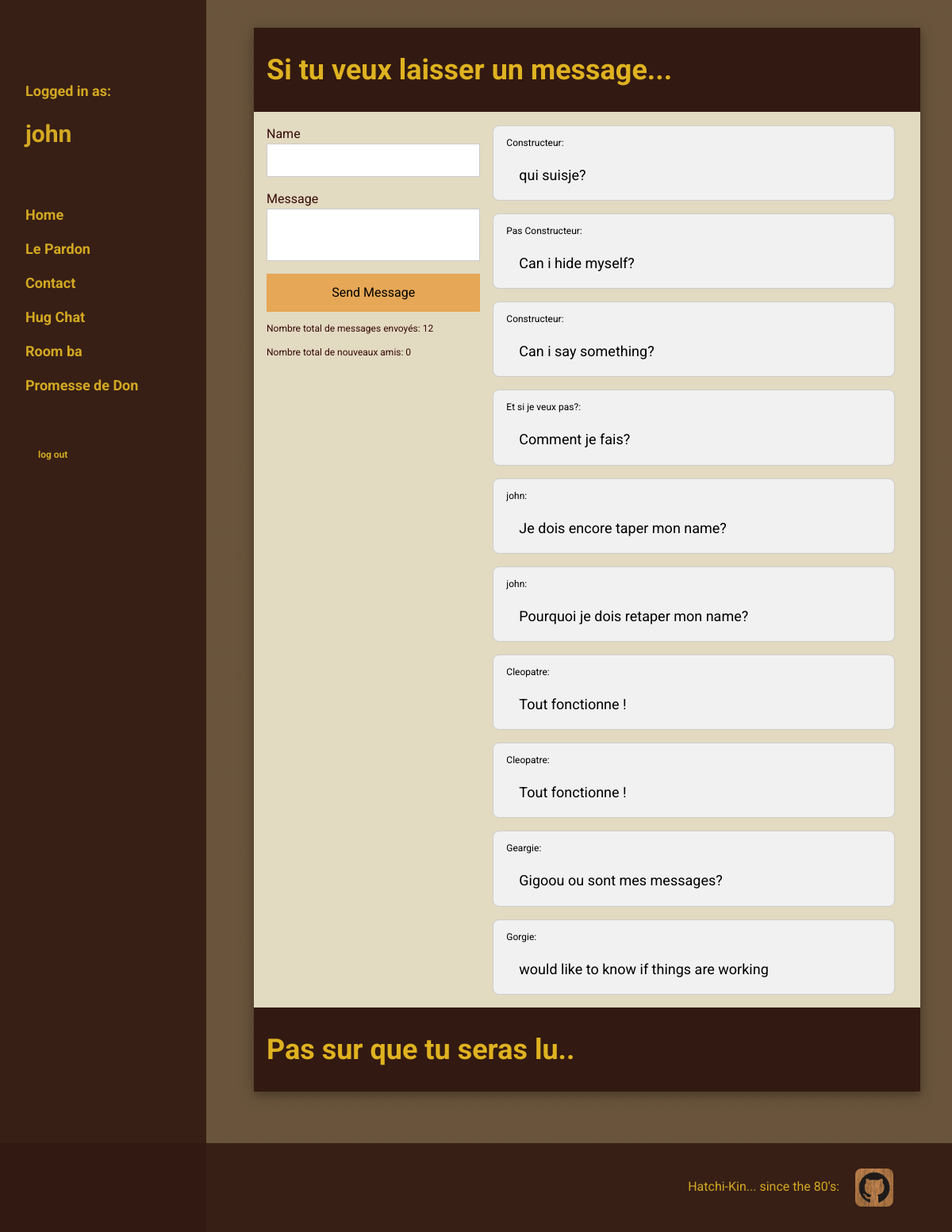
The page /contact (signed in) on the database its author committed.
### website/models.py (models this page shows, shortened)
class User(db.Model):
    id = db.Column(db.Integer, primary_key=True)
    name = db.Column(db.String(100), nullable=False)
    email = db.Column(db.String(100), unique=True)
    password = db.Column(db.String(100))

class Post(db.Model):
    id = db.Column(db.Integer, primary_key=True)
    username = db.Column(db.String(100), nullable=False)
    text = db.Column(db.Text, nullable=False)
    def get_last_ten_posts():
        last_ten = Post.query.order_by(Post.id.desc()).limit(10).all()
        return last_ten

### website/views.py (the view, shortened to what this page needs)
@views.route('/contact', methods=['GET', 'POST'])
def contact():
    if session['email']:
        user = User.query.filter_by(email=session['email']).first()
        msg_count = Post.query.count()
        last_ten = Post.get_last_ten_posts()
        return render_template('contact.html', last_ten=last_ten ,msg_count=msg_count, user=user)
    return redirect('/login')

### website/templates/contact.html
{% extends 'base.html' %}
{% block content %}
<div class="w3-main" style="margin-left: 320px; margin-right: 40px">
  <div class="w3-card-4 w3-theme-kv1" id="contact" style="margin-top: 35px">
    <div class="w3-container w3-theme-kv">
      <h1 class="w3-xxlarge w3-padding-16"><b>Si tu veux laisser un message...</b></h1>
    </div>
    <div class="w3-container">
      <form class="w3-third" action="/contact" method="post">
        <div class="w3-section">
          <label>Name</label> <input class="w3-input w3-border" type="text" name="name">
        </div>
        <div class="w3-section">
          <label>Message</label>
          <textarea class="w3-input w3-border" style="resize: none" type="text" name="message" required="">
      </textarea>
        </div><button type="submit" class="w3-button w3-block w3-padding-large w3-theme-kv3">Send Message</button>
        <p class="w3-small">Nombre total de messages envoyés: {{msg_count}}</p>
        <p class="w3-small">Nombre total de nouveaux amis: 0</p>
      </form>
      <div class="w3-container w3-twothird">
        {% for row in last_ten %}
        <div class="w3-panel w3-small w3-border w3-light-grey w3-round-large">
          <p>{{ row['username'] }}:</p>
          <p class="w3-margin-left w3-large">{{ row['text'] }}</p>
        </div>{% endfor %}
      </div>
    </div>
    <div class="w3-container w3-theme-kv">
      <h1 class="w3-xxlarge w3-padding-16"><b>Pas sur que tu seras lu..</b></h1>
    </div>
  </div>
</div>
{% endblock %}

### website/templates/base.html (shortened to what this page needs)
<!DOCTYPE html>
<html lang="en">
<head>
  <link rel="stylesheet" href="../static/css/w3.css">
  <link rel="stylesheet" href="../static/css/w3-theme.css">
</head>
<body class="w3-theme-kv2">
  {% if user %}
  <nav class="w3-sidebar w3-theme-kv w3-collapse w3-top w3-large w3-padding" style="z-index: 3; width: 260px; font-weight: bold; opacity: 0.9;" id="mySidebar">
    <br>
    <div class="w3-container">
      <div class="w3-padding-48">
        <p>Logged in as:</p>
        <h2><b>{{user.name}}</b></h2>
      </div>
    </div>
    <div class="w3-bar-block">
      <a href="/" onclick="w3_close()" class="w3-bar-item w3-button w3-hover-amber">Home</a>
      <a href="/le_pardon" onclick="w3_close()" class="w3-bar-item w3-button w3-hover-amber">Le Pardon</a>
      <a href="/contact" onclick="w3_close()" class="w3-bar-item w3-button w3-hover-amber">Contact</a>
      <a href="/hug_chat" onclick="w3_close()" class="w3-bar-item w3-button w3-hover-amber">Hug Chat</a>
      <a href="/room_ba" onclick="w3_close()" class="w3-bar-item w3-button w3-hover-amber">Room ba</a>
      <a href="/promesse_don" onclick="w3_close()" class="w3-bar-item w3-button w3-hover-amber">Promesse de Don</a>
    </div>
    <div class="w3-container">
      <div class="w3-padding-48">
        <a href="/logout" class="w3-small w3-btn w3-hover-red">log out</a>
      </div>
    </div>
      {% endif %}
  </nav>
  {% block content %}{% endblock %}
  <div class="w3-theme-kv w3-container w3-padding-16" style="margin-top: 65px; padding-right: 58px; opacity: 0.9;">
    <p class="w3-right w3-margin-right">Hatchi-Kin... since the 80's:
      <a href="https://github.com/Hatchi-Kin"
      title="github.com/Hatchi-Kin" target="_blank"
      class="w3-hover-opacity w3-margin-left">
      <img class="w3-image w3-round-large"
      src="../static/img/GitHub.png" alt="Githublogo" style="max-width: 48px;"></a></p>
  </div>
</body>
</html>

### website/static/css/w3.css (style rules this page uses)
html { box-sizing:border-box }
*,*:before,*:after { box-sizing:inherit }
html { -ms-text-size-adjust:100%;-webkit-text-size-adjust:100% }
body { margin:0 }
article,aside,details,figcaption,figure,footer,header,main,menu,nav,section { display:block }
a { background-color:transparent }
b,strong { font-weight:bolder }
img { border-style:none }
button,input,select,textarea,optgroup { font:inherit;margin:0 }
button,input { overflow:visible }
button,select { text-transform:none }
button,[type=button],[type=reset],[type=submit] { -webkit-appearance:button }
textarea { overflow:auto }
body { background-image: linear-gradient(rgba(47, 23, 15, 0.65), rgba(47, 23, 15, 0.65)), url("../img/bg.jpg"); background-attachment: fixed; background-position: center; background-size: cover; }
html,body { font-family:Verdana,sans-serif;font-size:15px;line-height:1.5 }
html { overflow-x:hidden }
h1 { font-size:36px }
h2 { font-size:30px }
h1,h2,h3,h4,h5,h6 { font-family:"Segoe UI",Arial,sans-serif;font-weight:400;margin:10px 0 }
.w3-image { max-width:100%;height:auto }
img { vertical-align:middle }
a { color:inherit }
.w3-btn,.w3-button { border:none;display:inline-block;padding:8px 16px;vertical-align:middle;overflow:hidden;text-decoration:none;color:inherit;background-color:inherit;text-align:center;cursor:pointer;white-space:nowrap }
.w3-btn,.w3-button { -webkit-touch-callout:none;-webkit-user-select:none;-khtml-user-select:none;-moz-user-select:none;-ms-user-select:none;user-select:none }
.w3-input { padding:8px;display:block;border:none;border-bottom:1px solid #ccc;width:100% }
.w3-sidebar { height:100%;width:200px;background-color:#fff;position:fixed!important;z-index:1;overflow:auto }
.w3-main,#main { transition:margin-left .4s }
.w3-bar-block .w3-bar-item { width:100%;display:block;padding:8px 16px;text-align:left;border:none;white-space:normal;float:none;outline:0 }
.w3-block { display:block;width:100% }
.w3-container:after,.w3-container:before,.w3-panel:after,.w3-panel:before,.w3-row:after,.w3-row:before,.w3-row-padding:after,.w3-row-padding:before, .w3-cell-row:before,.w3-cell-row:after,.w3-clear:after,.w3-clear:before,.w3-bar:before,.w3-bar:after { content:"";display:table;clear:both }
.w3-col,.w3-half,.w3-third,.w3-twothird,.w3-threequarter,.w3-quarter { float:left;width:100% }
@media (min-width:601px) { .w3-col.m4,.w3-third { width:33.33333% } }
@media (min-width:601px) { .w3-col.m8,.w3-twothird { width:66.66666% } }
@media (min-width:993px) { .w3-sidebar.w3-collapse { display:block!important } }
.w3-top,.w3-bottom { position:fixed;width:100%;z-index:1 }
.w3-top { top:0 }
.w3-round-large { border-radius:8px }
.w3-container,.w3-panel { padding:0.01em 16px }
.w3-panel { margin-top:16px;margin-bottom:16px }
.w3-card-4,.w3-hover-shadow:hover { box-shadow:0 4px 10px 0 rgba(0,0,0,0.2),0 4px 20px 0 rgba(0,0,0,0.19) }
.w3-small { font-size:12px!important }
.w3-large { font-size:18px!important }
.w3-xxlarge { font-size:36px!important }
.w3-border { border:1px solid #ccc!important }
.w3-section,.w3-code { margin-top:16px!important;margin-bottom:16px!important }
.w3-margin-left { margin-left:16px!important }
.w3-margin-right { margin-right:16px!important }
.w3-padding { padding:8px 16px!important }
.w3-padding-large { padding:12px 24px!important }
.w3-padding-16 { padding-top:16px!important;padding-bottom:16px!important }
.w3-padding-48 { padding-top:48px!important;padding-bottom:48px!important }
.w3-right { float:right!important }
.w3-light-grey,.w3-hover-light-grey:hover,.w3-light-gray,.w3-hover-light-gray:hover { color:#000!important;background-color:#f1f1f1!important }

### website/static/css/w3-theme.css (style rules this page uses)
.w3-theme-kv { color:#dfb220 !important; background-color:#321a12 !important }
.w3-theme-kv1 { color:#360a07 !important; background-color:#E2DAC1 !important }
.w3-theme-kv2 { color:#601610 !important; background-color:#d6c68f !important }
.w3-theme-kv3 { color:#000 !important; background-color:#e6a756 !important }

### website/templates/base.html (style rules this page uses)
body, h1, h2, h3, h4, h5 { font-family: "Roboto", sans-serif; }
body { font-size: 16px; }

### rows shown on the page
User: name "john"
Post: username "Constructeur", text "qui suisje?"
Post: username "Pas Constructeur", text "Can i hide myself?"
Post: username "Constructeur", text "Can i say something?"
Post: username "Et si je veux pas?", text "Comment je fais?"
Post: username "john", text "Je dois encore taper mon name?"
Post: username "john", text "Pourquoi je dois retaper mon name?"
Post: username "Cleopatre", text "Tout fonctionne !"
Post: username "Cleopatre", text "Tout fonctionne !"
Post: username "Geargie", text "Gigoou ou sont mes messages?"
Post: username "Gorgie", text "would like to know if things are working"

### other values the page prints
{{ msg_count }} "12"
